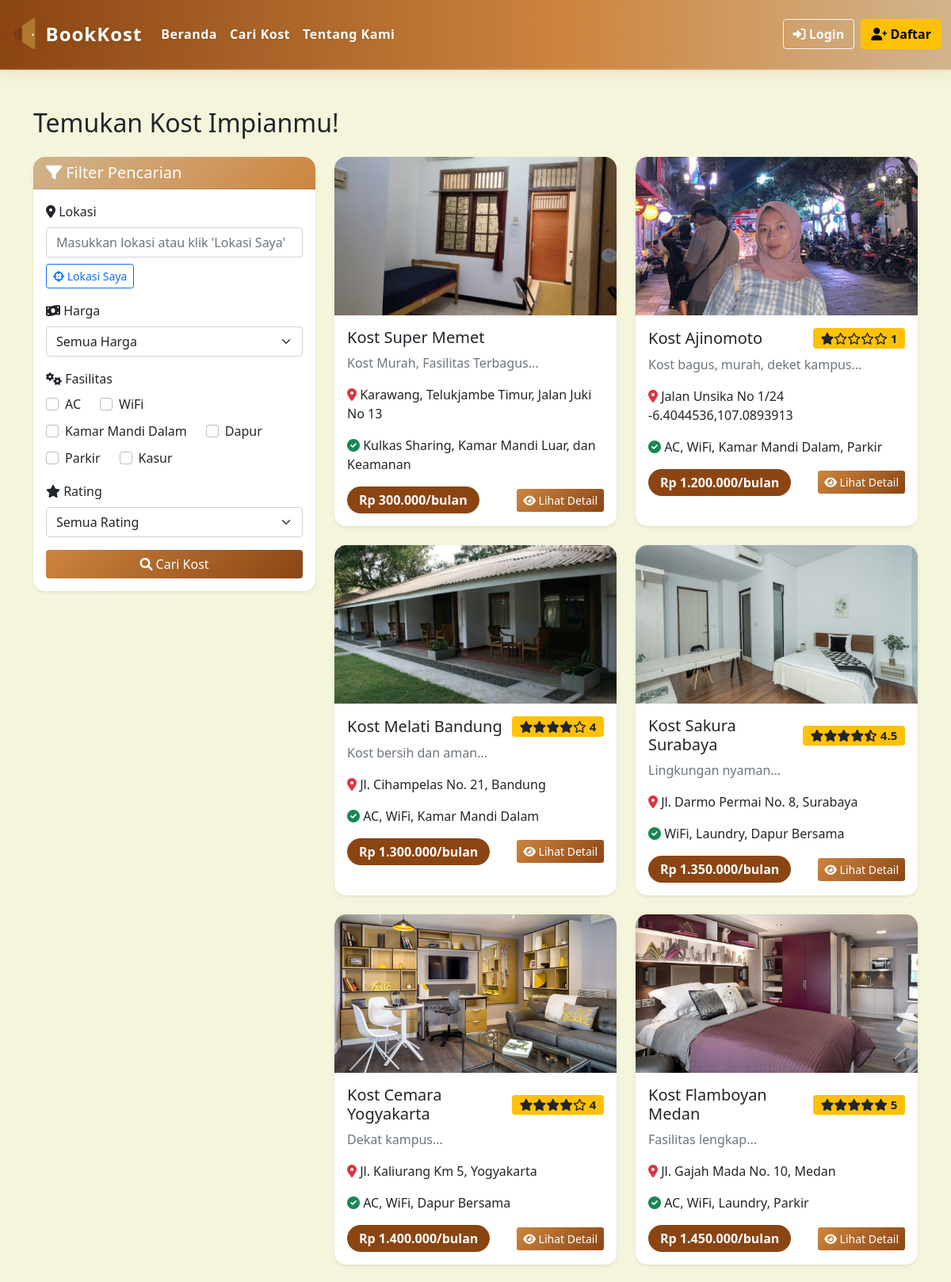
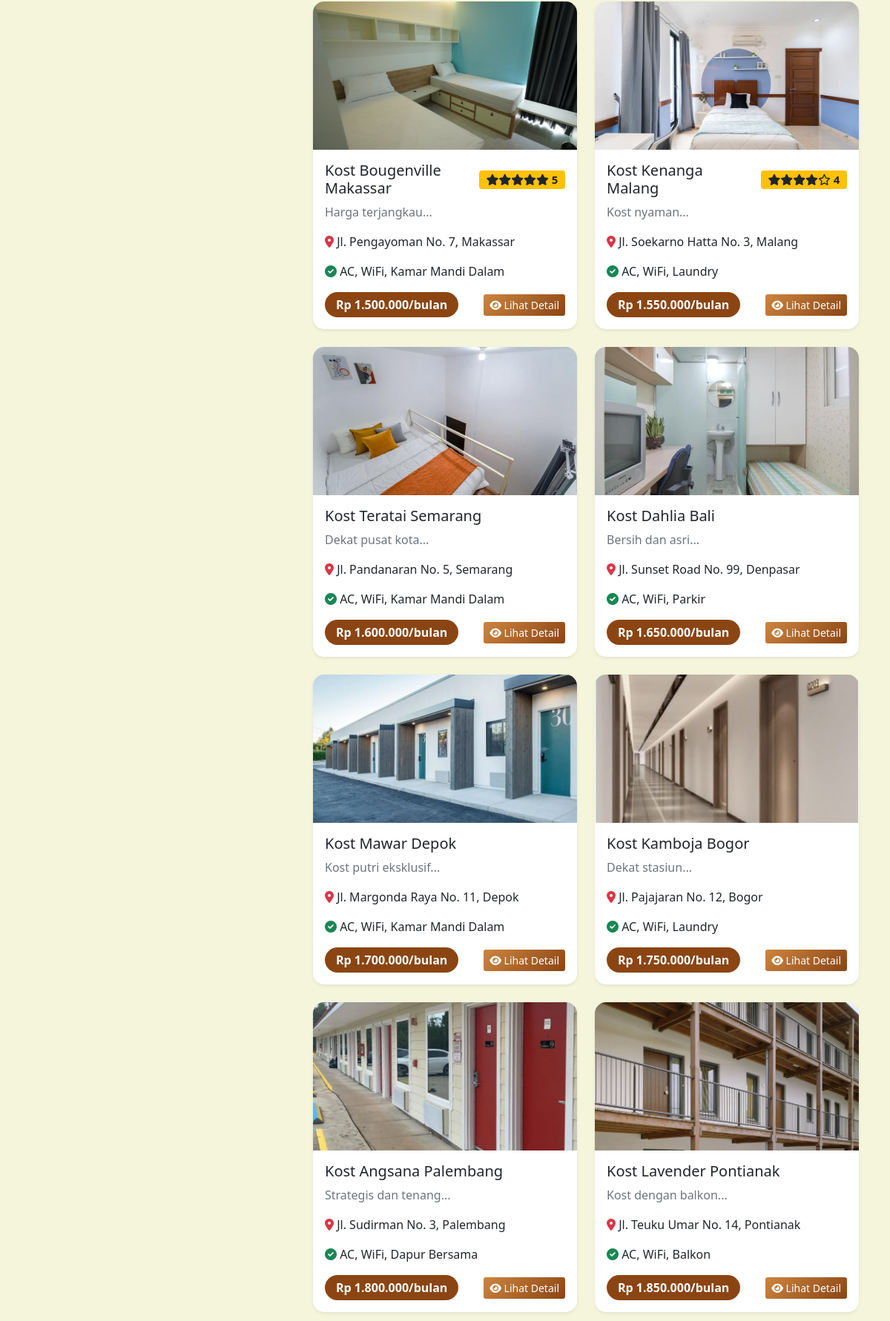
The app's page /main.php?page=search (upper part) with its own data (2 pictures, top to bottom).
### tables this page shows
CREATE TABLE `kost` (
  `id` int(11) NOT NULL,
  `owner_id` int(11) DEFAULT NULL,
  `name` varchar(100) NOT NULL,
  `description` text DEFAULT NULL,
  `address` text NOT NULL,
  `price` decimal(10,2) NOT NULL,
  `facilities` text DEFAULT NULL,
  `images` text DEFAULT NULL,
  `status` enum('active','inactive') DEFAULT 'active',
  `created_at` timestamp NOT NULL DEFAULT current_timestamp(),
  `virtual_tour` text DEFAULT NULL
);

### pages/search.php (the view, shortened to what this page needs)
<?php
$location = isset($_GET['location']) ? $_GET['location'] : '';
$facility = isset($_GET['facility']) ? $_GET['facility'] : [];
$query = "SELECT k.*,
    (SELECT AVG(r.rating) FROM reviews r WHERE r.kost_id = k.id) as avg_rating
    FROM kost k WHERE k.status = 'active'";
$query .= " ORDER BY k.created_at DESC";
$stmt = $db->prepare($query);
$stmt->execute();
?>
<div class="container py-5">
    <h2 class="mb-4">Temukan Kost Impianmu!</h2>
    <div class="row">
        <div class="col-lg-4 mb-4">
            <div class="card shadow-sm border-0" style="position:sticky; top:90px; z-index:1;">
                <div class="card-header bg-primary text-white">
                    <h5 class="mb-0"><i class="fas fa-filter"></i> Filter Pencarian</h5>
                </div>
                <div class="card-body">
                    <form method="GET" id="searchForm">
                        <div class="mb-3">
                            <label class="form-label fw-semibold"><i class="fas fa-map-marker-alt"></i> Lokasi</label>
                            <input type="text" name="location" id="locationInput" class="form-control" placeholder="Masukkan lokasi atau klik 'Lokasi Saya'" value="<?php echo htmlspecialchars($location); ?>">
                            <button type="button" class="btn btn-outline-primary btn-sm mt-2" id="detectLocationBtn">
                                <i class="fas fa-crosshairs"></i> Lokasi Saya
                            </button>
                        </div>
                        <div class="mb-3">
                            <label class="form-label fw-semibold"><i class="fas fa-money-bill-wave"></i> Harga</label>
                            <select name="price_range" class="form-select">
                                <option value="">Semua Harga</option>
                            </select>
                        </div>
                        <div class="mb-3">
                            <label class="form-label fw-semibold"><i class="fas fa-cogs"></i> Fasilitas</label>
                            <div class="d-flex flex-wrap gap-2">
                                <?php
                                $facility_options = ['AC', 'WiFi', 'Kamar Mandi Dalam', 'Dapur', 'Parkir', 'Kasur'];
                                foreach ($facility_options as $f): ?>
                                    <div class="form-check form-check-inline">
                                        <input class="form-check-input" type="checkbox" name="facility[]" value="<?php echo $f; ?>" id="facility_<?php echo $f; ?>"
                                            <?php echo in_array($f, $facility) ? 'checked' : ''; ?>>
                                        <label class="form-check-label" for="facility_<?php echo $f; ?>"><?php echo $f; ?></label>
                                    </div>
                                <?php endforeach; ?>
                            </div>
                        </div>
                        <div class="mb-3">
                            <label class="form-label fw-semibold"><i class="fas fa-star"></i> Rating</label>
                            <select name="rating" class="form-select">
                                <option value="">Semua Rating</option>
                            </select>
                        </div>
                        <div class="d-grid">
                            <button type="submit" class="btn btn-primary">
                                <i class="fas fa-search"></i> Cari Kost
                            </button>
                        </div>
                    </form>
                </div>
            </div>
        </div>
        <div class="col-lg-8">
            <div class="row" id="kostResults">
                <?php if ($stmt->rowCount() > 0): ?>
                    <?php while ($kost = $stmt->fetch(PDO::FETCH_ASSOC)):
                        $kost_image = !empty($kost['images']) ? htmlspecialchars($kost['images']) : 'https://via.placeholder.com/400x250?text=No+Image';
                        $avg_rating = isset($kost['avg_rating']) ? round($kost['avg_rating'], 1) : null;
                    ?>
                    <div class="col-md-6 mb-4">
                        <div class="card kost-card h-100 shadow-sm border-0">
                            <img src="<?php echo $kost_image; ?>" class="card-img-top" alt="Gambar Kost" style="height:200px;object-fit:cover;">
                            <div class="card-body">
                                <h5 class="card-title d-flex align-items-center justify-content-between">
                                    <?php echo htmlspecialchars($kost['name']); ?>
                                    <?php if ($avg_rating): ?>
                                        <span class="ms-2 badge bg-warning text-dark" title="Rating: <?php echo $avg_rating; ?>">
                                            <?php
                                            $full = floor($avg_rating);
                                            $half = ($avg_rating - $full) >= 0.5 ? 1 : 0;
                                            for ($i = 0; $i < $full; $i++) echo '<i class="fas fa-star text-dark"></i>';
                                            if ($half) echo '<i class="fas fa-star-half-alt text-dark"></i>';
                                            for ($i = $full + $half; $i < 5; $i++) echo '<i class="far fa-star text-dark"></i>';
                                            ?>
                                            <?php echo $avg_rating; ?>
                                        </span>
                                    <?php endif; ?>
                                </h5>
                                <p class="card-text text-muted"><?php echo htmlspecialchars(substr($kost['description'], 0, 100)); ?>...</p>
                                <p class="card-text">
                                    <i class="fas fa-map-marker-alt text-danger"></i>
                                    <?php echo htmlspecialchars($kost['address']); ?>
                                </p>
                                <p class="card-text">
                                    <i class="fas fa-check-circle text-success"></i>
                                    <?php echo htmlspecialchars($kost['facilities']); ?>
                                </p>
                                <div class="d-flex justify-content-between align-items-center">
                                    <span class="price-tag">Rp <?php echo number_format($kost['price'], 0, ',', '.'); ?>/bulan</span>
                                    <a href="?page=kost_detail&id=<?php echo $kost['id']; ?>" class="btn btn-primary btn-sm">
                                        <i class="fas fa-eye"></i> Lihat Detail
                                    </a>
                                </div>
                            </div>
                        </div>
                    </div>
                    <?php endwhile; ?>
                <?php endif; ?>
            </div>
        </div>
    </div>
</div>

### main.php (style rules this page uses)
:root { --cream: #F5F5DC; --light-brown: #D2B48C; --medium-brown: #CD853F; --dark-brown: #8B4513; --darker-brown: #654321; }
body { background-color: var(--cream); font-family: 'Segoe UI', Tahoma, Geneva, Verdana, sans-serif; }
.btn-primary { background: linear-gradient(135deg, var(--medium-brown), var(--dark-brown)); border: none; transition: all 0.3s ease; }
.card { border: none; border-radius: 15px; box-shadow: 0 5px 15px rgba(0,0,0,0.1); transition: all 0.3s ease; }
.card-header { background: linear-gradient(135deg, var(--light-brown), var(--medium-brown)); border-radius: 15px 15px 0 0 !important; color: white; font-weight: bold; }
.kost-card { background: white; border-radius: 15px; overflow: hidden; transition: all 0.3s ease; }
.price-tag { background: var(--dark-brown); color: white; padding: 5px 15px; border-radius: 20px; font-weight: bold; }

### records on screen
kost: images (picture), name "Kost Super Memet", description "Kost Murah, Fasilitas Terbagus", address "Karawang, Telukjambe Timur, Jalan Juki No 13", facilities "Kulkas Sharing, Kamar Mandi Luar, dan Keamanan", price "300.000"
kost: images (picture), name "Kost Ajinomoto", avg_rating "1", description "Kost bagus, murah, deket kampus", address "Jalan Unsika No 1/24 -6.4044536,107.0893913", facilities "AC, WiFi, Kamar Mandi Dalam, Parkir", price "1.200.000"
kost: images (picture), name "Kost Melati Bandung", avg_rating "4", description "Kost bersih dan aman", address "Jl. Cihampelas No. 21, Bandung", facilities "AC, WiFi, Kamar Mandi Dalam", price "1.300.000"
kost: images (picture), name "Kost Sakura Surabaya", avg_rating "4.5", description "Lingkungan nyaman", address "Jl. Darmo Permai No. 8, Surabaya", facilities "WiFi, Laundry, Dapur Bersama", price "1.350.000"
kost: images (picture), name "Kost Cemara Yogyakarta", avg_rating "4", description "Dekat kampus", address "Jl. Kaliurang Km 5, Yogyakarta", facilities "AC, WiFi, Dapur Bersama", price "1.400.000"
kost: images (picture), name "Kost Flamboyan Medan", avg_rating "5", description "Fasilitas lengkap", address "Jl. Gajah Mada No. 10, Medan", facilities "AC, WiFi, Laundry, Parkir", price "1.450.000"
kost: images (picture), name "Kost Bougenville Makassar", avg_rating "5", description "Harga terjangkau", address "Jl. Pengayoman No. 7, Makassar", facilities "AC, WiFi, Kamar Mandi Dalam", price "1.500.000"
kost: images (picture), name "Kost Kenanga Malang", avg_rating "4", description "Kost nyaman", address "Jl. Soekarno Hatta No. 3, Malang", facilities "AC, WiFi, Laundry", price "1.550.000"
kost: images (picture), name "Kost Teratai Semarang", description "Dekat pusat kota", address "Jl. Pandanaran No. 5, Semarang", facilities "AC, WiFi, Kamar Mandi Dalam", price "1.600.000"
kost: images (picture), name "Kost Dahlia Bali", description "Bersih dan asri", address "Jl. Sunset Road No. 99, Denpasar", facilities "AC, WiFi, Parkir", price "1.650.000"
kost: images (picture), name "Kost Mawar Depok", description "Kost putri eksklusif", address "Jl. Margonda Raya No. 11, Depok", facilities "AC, WiFi, Kamar Mandi Dalam", price "1.700.000"
kost: images (picture), name "Kost Kamboja Bogor", description "Dekat stasiun", address "Jl. Pajajaran No. 12, Bogor", facilities "AC, WiFi, Laundry", price "1.750.000"
kost: images (picture), name "Kost Angsana Palembang", description "Strategis dan tenang", address "Jl. Sudirman No. 3, Palembang", facilities "AC, WiFi, Dapur Bersama", price "1.800.000"
kost: images (picture), name "Kost Lavender Pontianak", description "Kost dengan balkon", address "Jl. Teuku Umar No. 14, Pontianak", facilities "AC, WiFi, Balkon", price "1.850.000"

### other values on screen
$f "AC"
$f "WiFi"
$f "Kamar Mandi Dalam"
$f "Dapur"
$f "Parkir"
$f "Kasur"
